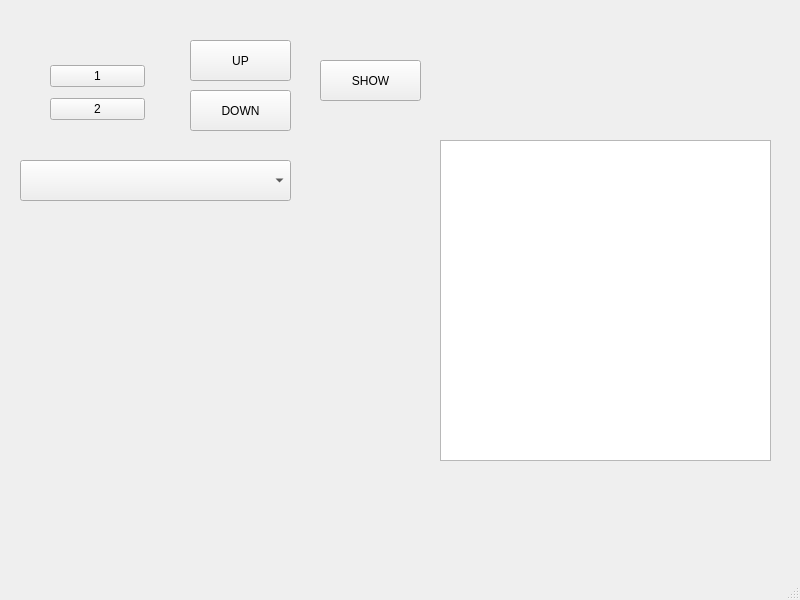
<?xml version="1.0" encoding="UTF-8"?>
<ui version="4.0">
 <class>MainWindow</class>
 <widget class="QMainWindow" name="MainWindow">
  <property name="geometry">
   <rect>
    <x>0</x>
    <y>0</y>
    <width>800</width>
    <height>600</height>
   </rect>
  </property>
  <property name="focusPolicy">
   <enum>Qt::NoFocus</enum>
  </property>
  <property name="windowTitle">
   <string>MainWindow</string>
  </property>
  <property name="layoutDirection">
   <enum>Qt::LeftToRight</enum>
  </property>
  <widget class="QWidget" name="centralwidget">
   <widget class="QListWidget" name="lw">
    <property name="geometry">
     <rect>
      <x>440</x>
      <y>140</y>
      <width>331</width>
      <height>321</height>
     </rect>
    </property>
   </widget>
   <widget class="QComboBox" name="cb">
    <property name="geometry">
     <rect>
      <x>20</x>
      <y>160</y>
      <width>271</width>
      <height>41</height>
     </rect>
    </property>
    <property name="font">
     <font>
      <family>Century Gothic</family>
      <pointsize>14</pointsize>
     </font>
    </property>
    <property name="layoutDirection">
     <enum>Qt::LeftToRight</enum>
    </property>
    <property name="insertPolicy">
     <enum>QComboBox::InsertAtBottom</enum>
    </property>
   </widget>
   <widget class="QPushButton" name="btn_up">
    <property name="geometry">
     <rect>
      <x>190</x>
      <y>40</y>
      <width>101</width>
      <height>41</height>
     </rect>
    </property>
    <property name="text">
     <string>UP</string>
    </property>
   </widget>
   <widget class="QPushButton" name="btn_down">
    <property name="geometry">
     <rect>
      <x>190</x>
      <y>90</y>
      <width>101</width>
      <height>41</height>
     </rect>
    </property>
    <property name="text">
     <string>DOWN</string>
    </property>
   </widget>
   <widget class="QPushButton" name="btn_up_2">
    <property name="geometry">
     <rect>
      <x>320</x>
      <y>60</y>
      <width>101</width>
      <height>41</height>
     </rect>
    </property>
    <property name="text">
     <string>SHOW</string>
    </property>
   </widget>
   <widget class="QWidget" name="">
    <property name="geometry">
     <rect>
      <x>50</x>
      <y>60</y>
      <width>95</width>
      <height>65</height>
     </rect>
    </property>
    <layout class="QVBoxLayout" name="verticalLayout">
     <item>
      <widget class="QPushButton" name="btn_1">
       <property name="text">
        <string>1</string>
       </property>
      </widget>
     </item>
     <item>
      <widget class="QPushButton" name="btn_2">
       <property name="text">
        <string>2</string>
       </property>
      </widget>
     </item>
    </layout>
   </widget>
  </widget>
  <widget class="QMenuBar" name="menubar">
   <property name="geometry">
    <rect>
     <x>0</x>
     <y>0</y>
     <width>800</width>
     <height>26</height>
    </rect>
   </property>
  </widget>
  <widget class="QStatusBar" name="statusbar"/>
 </widget>
 <resources/>
 <connections/>
</ui>
